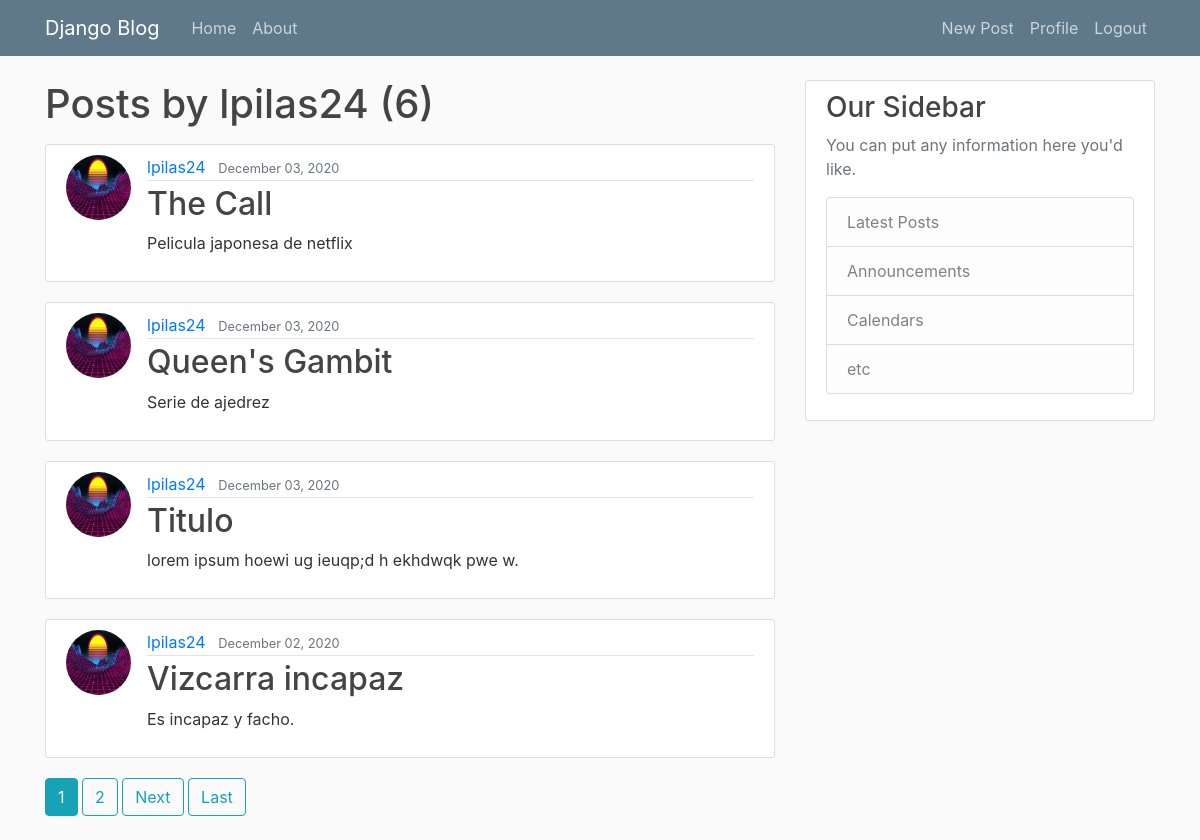
/user/lpilas24 (signed in), run on the app's committed database.
### blog/models.py (models this page shows, shortened)
class Post(models.Model):
    title = models.CharField(max_length=100)
    content = models.TextField()
    date_posted = models.DateTimeField(default=timezone.now) #fecha actual
    author = models.ForeignKey(User, on_delete=models.CASCADE) #si el usuario es eliminado, se eliminaran sus posts

### users/models.py (models this page shows, shortened)
class Profile(models.Model):
    user = models.OneToOneField(User, on_delete=models.CASCADE) #si eliminamos un usuario se eliminan los profiles
    image = models.ImageField(default='default.jpg', upload_to='profile_pics')

### blog/views.py (the view)
# urls.py: path('user/<str:username>', UserPostListView.as_view(), name='user-posts'), #buscara a user_posts.html
class UserPostListView(ListView): #view para posts hechos por un mismo autor
    model = Post
    template_name = 'blog/user_posts.html' #buscara home.html en ves de post_list.html
    context_object_name = 'posts'
    paginate_by = 4
    def get_queryset(self):
        user = get_object_or_404(User, username=self.kwargs.get('username'))
        return Post.objects.filter(author=user).order_by('-date_posted')

### blog/templates/blog/user_posts.html (shortened to what this page needs)
{% extends "blog/base.html" %}
{% block content %}
    <h1 class="mb-3">Posts by {{ view.kwargs.username }} ({{ page_obj.paginator.count }})</h1>
    {% for post in posts %}
        <article class="media content-section">
          <img class="rounded-circle article-img" src="{{ post.author.profile.image.url }}">
          <div class="media-body">
            <div class="article-metadata">
              <a class="mr-2" href="{% url 'user-posts' post.author.username %}">{{ post.author }}</a>
              <small class="text-muted">{{ post.date_posted|date:"F d, Y" }}</small>
            </div>
            <h2><a class="article-title" href="{% url 'post-detail' post.id %}">{{ post.title }}</a></h2>
            <p class="article-content">{{ post.content }}</p>
          </div>
        </article>
    {% endfor %}
    {% if is_paginated %}
      {% for num in page_obj.paginator.page_range %}
        {% if page_obj.number == num %}
          <a class="btn btn-info mb-4" href="?page={{ num }}">{{ num }}</a>
        {% elif num > page_obj.number|add:'-3' and num < page_obj.number|add:'3' %}
          <a class="btn btn-outline-info mb-4" href="?page={{ num }}">{{ num }}</a>
        {% endif %}
      {% endfor %}
      {% if page_obj.has_next %}
        <a class="btn btn-outline-info mb-4" href="?page={{ page_obj.next_page_number }}">Next</a>
        <a class="btn btn-outline-info mb-4" href="?page={{ page_obj.paginator.num_pages }}">Last</a>
      {% endif %}
    {% endif %}
{% endblock content %}

### blog/static/blog/main.css (style rules this page uses)
body { background: #fafafa; color: #333333; margin-top: 5rem; }
h1, h2, h3, h4, h5, h6 { color: #444444; }
.content-section { background: #ffffff; padding: 10px 20px; border: 1px solid #dddddd; border-radius: 3px; margin-bottom: 20px; }
.article-title { color: #444444; }
.article-content { white-space: pre-line; }
.article-img { height: 65px; width: 65px; margin-right: 16px; }
.article-metadata { padding-bottom: 1px; margin-bottom: 4px; border-bottom: 1px solid #e3e3e3 }

### data on the page
Post: author.profile.image (picture), author "lpilas24", date_posted "December 03, 2020", title "The Call", content "Pelicula japonesa de netflix"
Post: author.profile.image (picture), author "lpilas24", date_posted "December 03, 2020", title "Queen's Gambit", content "Serie de ajedrez"
Post: author.profile.image (picture), author "lpilas24", date_posted "December 03, 2020", title "Titulo", content "lorem ipsum hoewi ug ieuqp;d h ekhdwqk pwe w."
Post: author.profile.image (picture), author "lpilas24", date_posted "December 02, 2020", title "Vizcarra incapaz", content "Es incapaz y facho."

### other printed values
{{ view.kwargs.username }} "lpilas24"
{{ page_obj.paginator.count }} "6"
{{ num }} "1"
{{ num }} "2"
